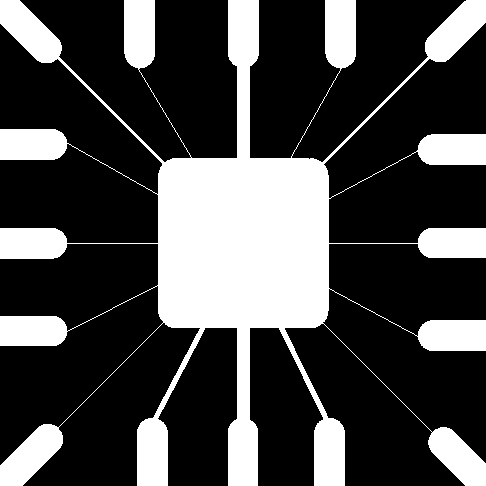
%> input picture week_10/img/wirebond_mask.tif, 486 x 486 px
$ octave script_02.m   (GNU Octave 9; MATLAB toolbox functions it lacks are replaced by stand-ins)
%> lines starting %> are read from the running program, lines starting %| are printed output that depends on the picture; in (x1, y1, x2, y2) boxes, pixels count from 0 and x2, y2 are one past the last pixel; in counts of white or black regions, pixels touching at a corner belong together; the program's own positions count from 1
### week_12/pixeldup.m
function B = pixeldup(A, m, n)
% PIXELDUP duplicates pixels of an image in both direction.
%   B = PIXELDUP(A, M, N) duplicate each pixel of A M times in the vertical
%   direction and N times in the horizontal direction. Parameters M and N
%   must be integers. If N is not included, it defualts to M.

% Check inputs
if nargin < 2
    error('At least two inputs are required.')
end
if nargin == 2
    n = m;
end

% Generate a vector with elements 1:size(A,1).
u = 1:size(A,1);

% Duplicate each element of the vector m times.
m = round(m);   % Protect against nonintegers.
u = u(ones(1, m), :);
u = u(:);

% Now repeat for the other direction.
v = 1:size(A, 2);
n = round(n);
v = v(ones(1, n), :);
v = v(:);
B = A(u, v);

### week_12/script_02.m
%
% script_02.m
% Line Detection
%

clear all;
close all;

f = imread('img/wirebond_mask.tif');
%> f: size 486x486 logical; 28.1% white; 1 white region, box (x1, y1, x2, y2) and area: (0, 0, 486, 486) 66259

w = [2 -1 -1;
    -1  2 -1;
    -1 -1  2]; % -45 degrees mask
w45 = [-1 -1  2;
       -1  2 -1;
        2 -1 -1]; % 45 degrees mask
g = abs(imfilter(double(f), w));
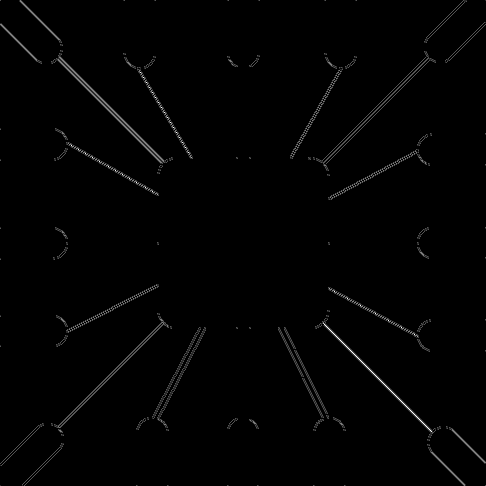
%> g: size 486x486 double; min 0, max 6, mean 0.0578; drawn with min black and max white

gtop = g(1:120, 1:120);
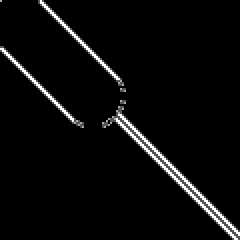
%> gtop: size 120x120 double (shown 2 times larger); min 0, max 3, mean 0.116; drawn with min black and max white
gtop = pixeldup(gtop, 4);
%> in pixeldup, `B = A(u, v);`:
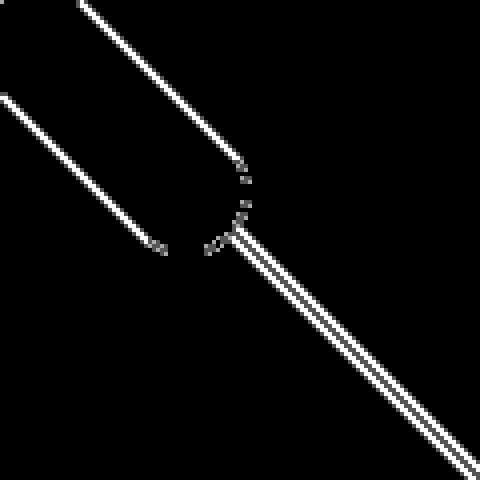
%> B: size 480x480 double; min 0, max 3, mean 0.116; drawn with min black and max white
gbot = g(end - 119:end, end - 119:end);
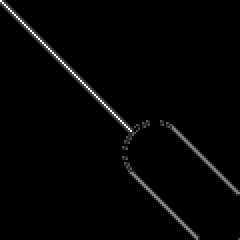
%> gbot: size 120x120 double (shown 2 times larger); min 0, max 6, mean 0.0996; drawn with min black and max white
gbot = pixeldup(gbot, 4);

ga = abs(g);
T = max(ga(:));
%> T = 6
gx = ga >= T;
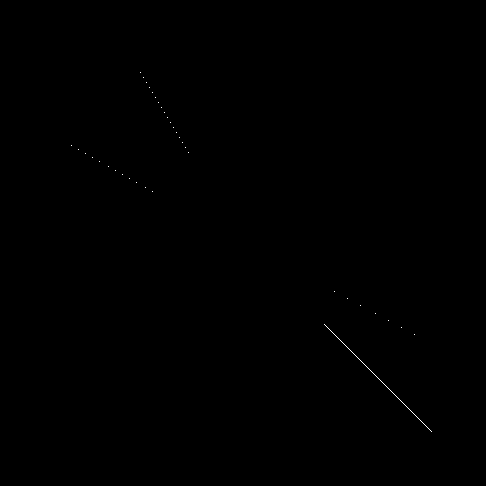
%> gx: size 486x486 logical; 0.06% white in thin lines or dots, all inside (x1, y1, x2, y2) = (71, 72, 432, 432)

figure(1);
subplot(2, 3, 1), imshow(f);
subplot(2, 3, 2), imshow(g, []);
subplot(2, 3, 3), imshow(gtop);
%> after `imshow(gtop)`:
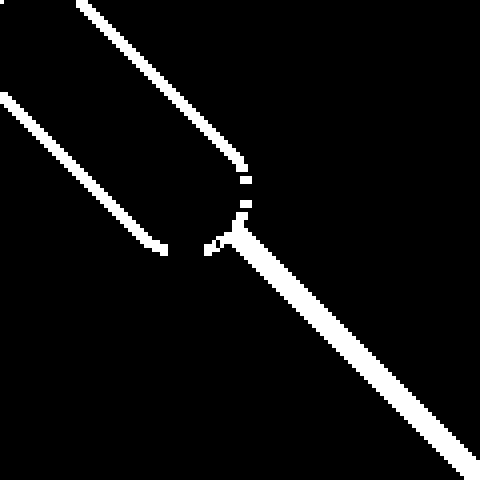
%> displayed picture: size 480x480, on the screen's scale of 0 to 255; 6% white; 6 white regions (1 under 20 px), largest, box (x1, y1, x2, y2) and area: (204, 212, 480, 480) 8256, (76, 0, 248, 172) 2688, (0, 92, 168, 256) 2592, (240, 176, 252, 184) 96, (240, 200, 252, 208) 96
subplot(2, 3, 4), imshow(gbot, []);
subplot(2, 3, 5), imshow(ga);
%> after `imshow(ga)`:
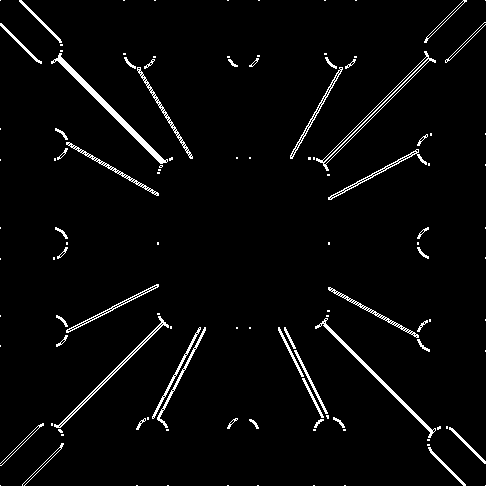
%> displayed picture: size 486x486, on the screen's scale of 0 to 255; 3.2% white in thin lines or dots
subplot(2, 3, 6), imshow(gx, []);
